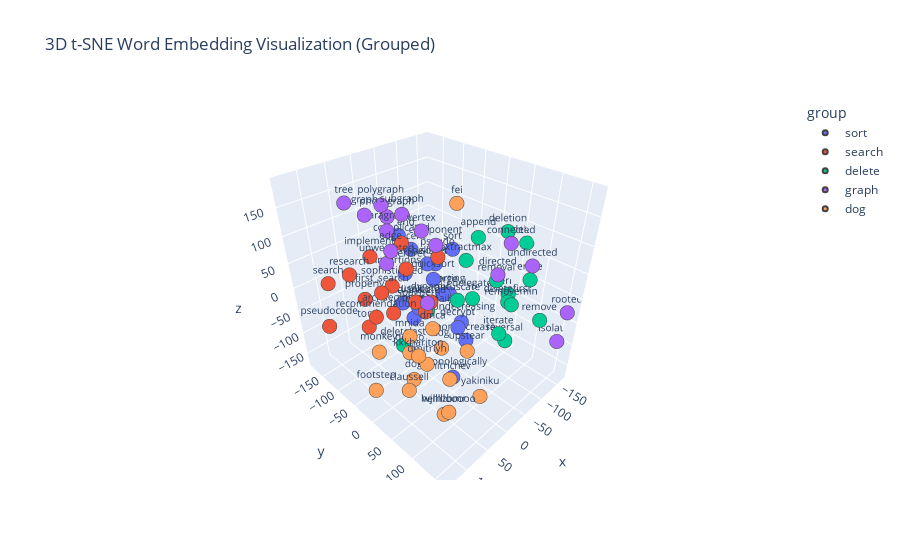

Write notebook code for a chart like this one.
### Markdown cell above
In the following plot, we can observe a clear separation between different word contexts, along with a notable coherence among the retrieved nearest neighbors.

### Code cell
# Plotting the embeddings of other central words with their closest similar ones
centers=["sort", "search", "delete", "graph", "dog"]
plot_word_embedding_grouped(ft_model, centers)

### Figure 1 — Plotly figure (JSON) as saved in the notebook; plotly's stock layout.template omitted (floating-point values rounded to 4 significant figures)
{"data": [{"hovertemplate": "group=sort<br>x=%{x}<br>y=%{y}<br>z=%{z}<br>word=%{text}<extra></extra>", "legendgroup": "sort", "marker": {"color": "#636efa", "line": {"width": 2}, "size": 5, "symbol": "circle"}, "mode": "markers+text", "name": "sort", "scene": "scene", "showlegend": true, "text": ["sorted", "shellsort", "quicksort", "insertionsort", "sorting", "ascend", "chronologically", "decrypt", "spaghetti", "merge", "medians", "permute", "ascent", "nondecreasing", "nondecrease", "sort"], "textfont": {"size": 10}, "type": "scatter3d", "x": [-127.1, -77.88, -54.96, -44.36, -129.8, -84.15, -19.41, -55.03, -25.05, -81.95, -30.86, -54.28, -100.8, -102.3, -97.35, -149.7], "y": [-121.9, -93.76, -54.91, -119.5, -84.48, -181.8, 31.27, 8.134, -63.03, -56.16, -114.5, -110.1, -164.7, -25.1, -7.008, -96.51], "z": [-38.93, -4.95, -10.41, -22.74, -95.67, 19.01, -170.6, -86.02, -63.59, -58.43, -82.47, -130.7, -12.1, -119.9, -152.6, -4.043]}, {"hovertemplate": "group=search<br>x=%{x}<br>y=%{y}<br>z=%{z}<br>word=%{text}<extra></extra>", "legendgroup": "search", "marker": {"color": "#EF553B", "line": {"width": 2}, "size": 5, "symbol": "circle"}, "mode": "markers+text", "name": "search", "scene": "scene", "showlegend": true, "text": ["research", "first_search", "pseudo", "pseudocode", "archaeologist", "torch", "sophisticated", "interpret", "implement", "recommendation", "properly", "thumbnail", "complicated", "usaico", "dynamic", "search"], "textfont": {"size": 10}, "type": "scatter3d", "x": [83.05, 69.72, -13.65, 135.1, 40.84, 101.0, 18.16, 13.17, 21.63, 115.8, 48.83, -5.057, -25.05, 26.17, 33.87, 122.4], "y": [-110.7, -45.36, -2.773, -109.1, -54.92, -44.03, -82.57, -49.26, -134.8, -1.292, -123.6, -24.3, -103.1, -14.02, 29.3, -113.6], "z": [37.48, 27.42, 76.11, -40.36, -34.58, -23.4, -2.887, 45.14, 35.68, 29.43, -36.83, -40.41, 56.63, 2.819, 29.93, 37.65]}, {"hovertemplate": "group=delete<br>x=%{x}<br>y=%{y}<br>z=%{z}<br>word=%{text}<extra></extra>", "legendgroup": "delete", "marker": {"color": "#00cc96", "line": {"width": 2}, "size": 5, "symbol": "circle"}, "mode": "markers+text", "name": "delete", "scene": "scene", "showlegend": true, "text": ["deletelast", "deletefirst", "deletion", "erase", "removemin", "remove", "derive", "removed", "removal", "extractmax", "append", "delegate", "iterate", "reversal", "obfuscate", "delete"], "textfont": {"size": 10}, "type": "scatter3d", "x": [11.8, -117.7, -120.8, -141.5, -77.85, -72.01, -162.1, -118.5, -68.57, -90.08, -134.1, -87.91, 15.01, -72.37, -42.21, -166.9], "y": [-68.23, 66.9, 50.2, 90.55, 101.1, 159.1, 35.86, -137.2, 74.31, -9.474, -21.05, 11.25, 146.9, 100.3, 15.87, 58.69], "z": [-134.6, -30.29, 101.0, 16.49, 3.238, 7.619, -51.78, -162.3, 41.97, 33.99, 57.44, -36.25, 26.3, -70.83, -13.57, 64.95]}, {"hovertemplate": "group=graph<br>x=%{x}<br>y=%{y}<br>z=%{z}<br>word=%{text}<extra></extra>", "legendgroup": "graph", "marker": {"color": "#ab63fa", "line": {"width": 2}, "size": 5, "symbol": "circle"}, "mode": "markers+text", "name": "graph", "scene": "scene", "showlegend": true, "text": ["polygraph", "subgraph", "undirected", "paragraph", "rooted", "edge", "directed", "unweighted", "connected", "isolated", "vertex", "photograph", "tree", "infected", "component", "graph"], "textfont": {"size": 10}, "type": "scatter3d", "x": [55.16, 58.38, -63.63, 52.39, -153.5, 112.4, 6.529, 84.35, -41.27, -160.2, 82.24, 21.0, 87.53, 81.57, 27.79, 108.8], "y": [-49.12, -0.6061, 138.2, -43.45, 162.3, 38.33, 130.0, -8.175, 113.2, 151.0, 63.15, -80.28, -93.89, 71.92, 34.06, -16.31], "z": [172.1, 175.5, 100.3, 131.9, -21.13, 156.3, 113.9, 105.0, 136.2, -95.99, 183.0, 131.1, 171.4, 75.86, 129.0, 186.2]}, {"hovertemplate": "group=dog<br>x=%{x}<br>y=%{y}<br>z=%{z}<br>word=%{text}<extra></extra>", "legendgroup": "dog", "marker": {"color": "#FFA15A", "line": {"width": 2}, "size": 5, "symbol": "circle"}, "mode": "markers+text", "name": "dog", "scene": "scene", "showlegend": true, "text": ["doggo", "dmitriyh", "mitrichev", "footstep", "dmca", "helllllooooo", "cdg", "monkey", "wjmzbmr", "claussell", "upstear", "yakiniku", "fei", "kkkhariton", "mnida", "dog"], "textfont": {"size": 10}, "type": "scatter3d", "x": [44.95, 59.78, 43.16, 116.2, 24.32, 95.32, 8.696, 84.22, 74.36, 98.84, 19.25, 27.78, -58.37, 87.09, 51.3, 49.54], "y": [-12.08, 46.21, 81.42, -21.33, 23.53, 128.7, 28.95, -46.46, 99.71, 45.14, 94.62, 132.7, -6.273, 56.84, -2.723, 1.533], "z": [-95.52, -72.15, -92.76, -141.5, -32.41, -88.48, -81.66, -90.64, -135.7, -103.5, -38.5, -104.6, 152.0, -28.79, -48.75, -147.7]}], "layout": {"legend": {"title": {"text": "group"}, "tracegroupgap": 0}, "scene": {"domain": {"x": [0, 1], "y": [0, 1]}, "xaxis": {"title": {"text": "x"}}, "yaxis": {"title": {"text": "y"}}, "zaxis": {"title": {"text": "z"}}}, "title": {"text": "3D t-SNE Word Embedding Visualization (Grouped)"}}}
